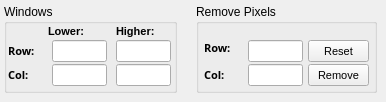
     <widget class="QWidget" name="tab_9">
      <attribute name="title">
       <string>DUT3</string>
      </attribute>
      <widget class="QGroupBox" name="groupBox_5">
       <property name="geometry">
        <rect>
         <x>4</x>
         <y>4</y>
         <width>173</width>
         <height>89</height>
        </rect>
       </property>
       <property name="title">
        <string>Windows</string>
       </property>
       <widget class="customLineEdit" name="higherColDUT3LE">
        <property name="geometry">
         <rect>
          <x>112</x>
          <y>60</y>
          <width>55</width>
          <height>22</height>
         </rect>
        </property>
       </widget>
       <widget class="QLabel" name="row0LB_3">
        <property name="geometry">
         <rect>
          <x>4</x>
          <y>36</y>
          <width>36</width>
          <height>22</height>
         </rect>
        </property>
        <property name="font">
         <font>
          <family>Sans Serif</family>
          <pointsize>8</pointsize>
          <weight>75</weight>
          <bold>true</bold>
         </font>
        </property>
        <property name="text">
         <string>Row:</string>
        </property>
       </widget>
       <widget class="customLineEdit" name="lowerColDUT3LE">
        <property name="geometry">
         <rect>
          <x>48</x>
          <y>60</y>
          <width>55</width>
          <height>22</height>
         </rect>
        </property>
       </widget>
       <widget class="QLabel" name="col0LB_3">
        <property name="geometry">
         <rect>
          <x>4</x>
          <y>60</y>
          <width>36</width>
          <height>22</height>
         </rect>
        </property>
        <property name="font">
         <font>
          <family>Sans Serif</family>
          <pointsize>8</pointsize>
          <weight>75</weight>
          <bold>true</bold>
         </font>
        </property>
        <property name="text">
         <string>Col:</string>
        </property>
       </widget>
       <widget class="customLineEdit" name="lowerRowDUT3LE">
        <property name="geometry">
         <rect>
          <x>48</x>
          <y>36</y>
          <width>55</width>
          <height>22</height>
         </rect>
        </property>
       </widget>
       <widget class="QLabel" name="higherEdge0LB_3">
        <property name="geometry">
         <rect>
          <x>112</x>
          <y>16</y>
          <width>53</width>
          <height>22</height>
         </rect>
        </property>
        <property name="font">
         <font>
          <pointsize>8</pointsize>
          <weight>75</weight>
          <bold>true</bold>
         </font>
        </property>
        <property name="text">
         <string>Higher:</string>
        </property>
       </widget>
       <widget class="QLabel" name="lowerEdge0LB_3">
        <property name="geometry">
         <rect>
          <x>44</x>
          <y>16</y>
          <width>53</width>
          <height>22</height>
         </rect>
        </property>
        <property name="font">
         <font>
          <pointsize>8</pointsize>
          <weight>75</weight>
          <bold>true</bold>
         </font>
        </property>
        <property name="text">
         <string>Lower:</string>
        </property>
       </widget>
       <widget class="customLineEdit" name="higherRowDUT3LE">
        <property name="geometry">
         <rect>
          <x>112</x>
          <y>36</y>
          <width>55</width>
          <height>22</height>
         </rect>
        </property>
       </widget>
      </widget>
      <widget class="QGroupBox" name="removePixelDUT0GB_3">
       <property name="geometry">
        <rect>
         <x>196</x>
         <y>4</y>
         <width>181</width>
         <height>89</height>
        </rect>
       </property>
       <property name="title">
        <string>Remove Pixels</string>
       </property>
       <widget class="QLabel" name="removeRowDUT0LB_3">
        <property name="geometry">
         <rect>
          <x>8</x>
          <y>33</y>
          <width>36</width>
          <height>22</height>
         </rect>
        </property>
        <property name="font">
         <font>
          <family>Sans Serif</family>
          <pointsize>8</pointsize>
          <weight>75</weight>
          <bold>true</bold>
         </font>
        </property>
        <property name="text">
         <string>Row:</string>
        </property>
       </widget>
       <widget class="QLineEdit" name="removeRowDUT3LE">
        <property name="geometry">
         <rect>
          <x>52</x>
          <y>36</y>
          <width>55</width>
          <height>22</height>
         </rect>
        </property>
       </widget>
       <widget class="QLabel" name="removeColDUT0LB_3">
        <property name="geometry">
         <rect>
          <x>8</x>
          <y>60</y>
          <width>36</width>
          <height>22</height>
         </rect>
        </property>
        <property name="font">
         <font>
          <family>Sans Serif</family>
          <pointsize>8</pointsize>
          <weight>75</weight>
          <bold>true</bold>
         </font>
        </property>
        <property name="text">
         <string>Col:</string>
        </property>
       </widget>
       <widget class="QLineEdit" name="removeColDUT3LE">
        <property name="geometry">
         <rect>
          <x>52</x>
          <y>60</y>
          <width>55</width>
          <height>22</height>
         </rect>
        </property>
       </widget>
       <widget class="QPushButton" name="removePxlDUT3PB">
        <property name="geometry">
         <rect>
          <x>112</x>
          <y>60</y>
          <width>61</width>
          <height>22</height>
         </rect>
        </property>
        <property name="font">
         <font>
          <pointsize>8</pointsize>
         </font>
        </property>
        <property name="text">
         <string>Remove</string>
        </property>
       </widget>
       <widget class="QPushButton" name="resetRemovedPxlsDUT3PB">
        <property name="geometry">
         <rect>
          <x>112</x>
          <y>36</y>
          <width>61</width>
          <height>22</height>
         </rect>
        </property>
        <property name="font">
         <font>
          <pointsize>8</pointsize>
         </font>
        </property>
        <property name="text">
         <string>Reset</string>
        </property>
       </widget>
      </widget>
     </widget>
